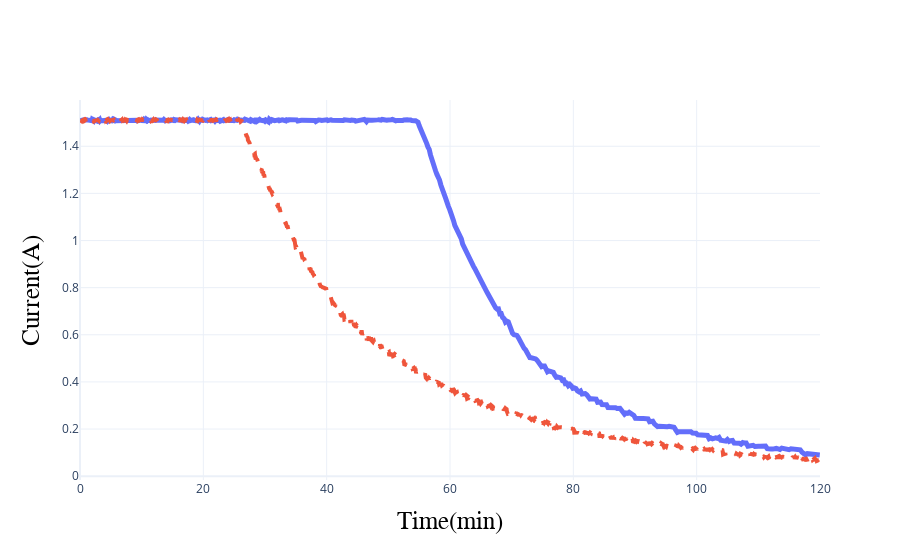

The notebook cell saved with this chart:
### Code cell
fig = go.Figure()
fig.update_layout(template='plotly_white')

for i in range(167):
    if i == 2:
        tmp = bat_df.loc[bat_df.loc[:,"cycle"] == i]
        fig.add_trace(go.Scatter(x=tmp.loc[:,"time"]/60, y=tmp.loc[:,"current_measured"], mode='lines', name = f"{i} cycle(fresh)", line_width=5))
    elif i == 166:
        tmp = bat_df.loc[bat_df.loc[:,"cycle"] == i]
        fig.add_trace(go.Scatter(x=tmp.loc[:,"time"]/60, y=tmp.loc[:,"current_measured"], mode='lines', name = f"{i} cycle(Aged)", line_width=4,line_dash='dash'))

fig.update_xaxes(title_text='Time(min)')
fig.update_yaxes(title_text='Current(A)')
fig.update_xaxes(range=[0, 120])
fig.update_layout(showlegend=False)
# fig.update_layout(legend_x = 1, legend_y = 0, legend_xanchor='right', legend_yanchor = 'bottom', legend_font_size=26)

fig.update_xaxes(title_font_size =25,
                title_font_color='black',
                title_font_family='Courier')
fig.update_yaxes(title_font_size =25,
                title_font_color='black',
                title_font_family='Courier')


fig.show()

### Figure 1 — Plotly figure (JSON) as saved in the notebook; plotly's stock layout.template omitted (floating-point values rounded to 4 significant figures; data arrays with more than 128 entries replaced by an {"elided": "..."} marker saying what was removed)
{"data": [{"line": {"width": 5}, "mode": "lines", "name": "2 cycle(fresh)", "type": "scatter", "x": {"elided": "769 float values"}, "y": {"elided": "769 float values"}}, {"line": {"dash": "dash", "width": 4}, "mode": "lines", "name": "166 cycle(Aged)", "type": "scatter", "x": {"elided": "2563 float values"}, "y": {"elided": "2563 float values"}}], "layout": {"showlegend": false, "xaxis": {"range": [0, 120], "title": {"font": {"color": "black", "family": "Courier", "size": 25}, "text": "Time(min)"}}, "yaxis": {"title": {"font": {"color": "black", "family": "Courier", "size": 25}, "text": "Current(A)"}}}}
